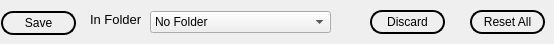
             <widget class="QWidget" name="new_save">
              <widget class="QPushButton" name="discard">
               <property name="geometry">
                <rect>
                 <x>370</x>
                 <y>10</y>
                 <width>75</width>
                 <height>24</height>
                </rect>
               </property>
               <property name="sizePolicy">
                <sizepolicy hsizetype="Expanding" vsizetype="Expanding">
                 <horstretch>0</horstretch>
                 <verstretch>0</verstretch>
                </sizepolicy>
               </property>
               <property name="maximumSize">
                <size>
                 <width>100</width>
                 <height>16777215</height>
                </size>
               </property>
               <property name="styleSheet">
                <string notr="true">QPushButton{
  border: 1.5px solid black;
  border-radius: 12px;
  padding: 5px;
}
QPushButton:hover{
  background-color: rgb(213, 213, 213);  
}</string>
               </property>
               <property name="text">
                <string>Discard</string>
               </property>
              </widget>
              <widget class="QPushButton" name="reset">
               <property name="geometry">
                <rect>
                 <x>470</x>
                 <y>10</y>
                 <width>75</width>
                 <height>24</height>
                </rect>
               </property>
               <property name="sizePolicy">
                <sizepolicy hsizetype="Expanding" vsizetype="Expanding">
                 <horstretch>0</horstretch>
                 <verstretch>0</verstretch>
                </sizepolicy>
               </property>
               <property name="maximumSize">
                <size>
                 <width>100</width>
                 <height>16777215</height>
                </size>
               </property>
               <property name="styleSheet">
                <string notr="true">QPushButton{
  border: 1.5px solid black;
  border-radius: 12px;
  padding: 5px;
}
QPushButton:hover{
  background-color: rgb(213, 213, 213);  
}</string>
               </property>
               <property name="text">
                <string>Reset All</string>
               </property>
              </widget>
              <widget class="QLabel" name="label_14">
               <property name="geometry">
                <rect>
                 <x>90</x>
                 <y>11</y>
                 <width>51</width>
                 <height>16</height>
                </rect>
               </property>
               <property name="font">
                <font>
                 <pointsize>10</pointsize>
                </font>
               </property>
               <property name="text">
                <string>In Folder</string>
               </property>
              </widget>
              <widget class="QPushButton" name="save_btn">
               <property name="geometry">
                <rect>
                 <x>1</x>
                 <y>11</y>
                 <width>75</width>
                 <height>24</height>
                </rect>
               </property>
               <property name="sizePolicy">
                <sizepolicy hsizetype="Expanding" vsizetype="Expanding">
                 <horstretch>0</horstretch>
                 <verstretch>0</verstretch>
                </sizepolicy>
               </property>
               <property name="maximumSize">
                <size>
                 <width>100</width>
                 <height>16777215</height>
                </size>
               </property>
               <property name="styleSheet">
                <string notr="true">QPushButton{
  border: 1.5px solid black;
  border-radius: 12px;
  padding: 5px;
}
QPushButton:hover{
  background-color: rgb(213, 213, 213);  
}</string>
               </property>
               <property name="text">
                <string>Save</string>
               </property>
              </widget>
              <widget class="QComboBox" name="comboBox">
               <property name="geometry">
                <rect>
                 <x>150</x>
                 <y>11</y>
                 <width>181</width>
                 <height>22</height>
                </rect>
               </property>
               <item>
                <property name="text">
                 <string>No Folder</string>
                </property>
               </item>
               <item>
                <property name="text">
                 <string>Create A New Folder</string>
                </property>
               </item>
              </widget>
             </widget>
